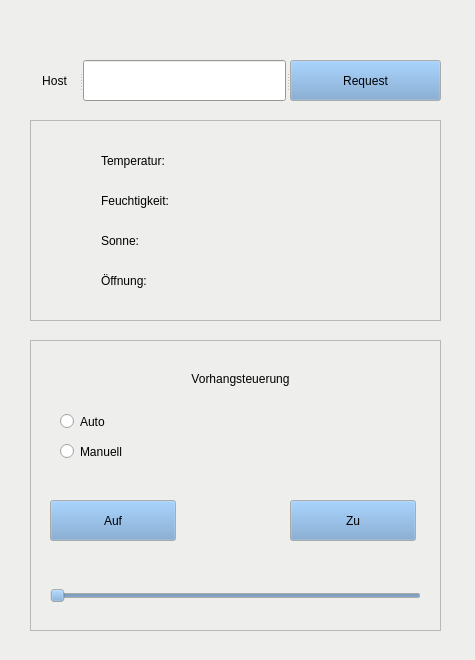
<?xml version="1.0" encoding="UTF-8"?>
<ui version="4.0">
 <class>RemoteCurtain</class>
 <widget class="QMainWindow" name="RemoteCurtain">
  <property name="geometry">
   <rect>
    <x>0</x>
    <y>0</y>
    <width>475</width>
    <height>660</height>
   </rect>
  </property>
  <property name="palette">
   <palette>
    <active>
     <colorrole role="WindowText">
      <brush brushstyle="SolidPattern">
       <color alpha="255">
        <red>0</red>
        <green>0</green>
        <blue>0</blue>
       </color>
      </brush>
     </colorrole>
     <colorrole role="Button">
      <brush brushstyle="SolidPattern">
       <color alpha="255">
        <red>255</red>
        <green>255</green>
        <blue>255</blue>
       </color>
      </brush>
     </colorrole>
     <colorrole role="Light">
      <brush brushstyle="SolidPattern">
       <color alpha="255">
        <red>255</red>
        <green>255</green>
        <blue>255</blue>
       </color>
      </brush>
     </colorrole>
     <colorrole role="Midlight">
      <brush brushstyle="SolidPattern">
       <color alpha="255">
        <red>255</red>
        <green>255</green>
        <blue>255</blue>
       </color>
      </brush>
     </colorrole>
     <colorrole role="Dark">
      <brush brushstyle="SolidPattern">
       <color alpha="255">
        <red>127</red>
        <green>127</green>
        <blue>127</blue>
       </color>
      </brush>
     </colorrole>
     <colorrole role="Mid">
      <brush brushstyle="SolidPattern">
       <color alpha="255">
        <red>170</red>
        <green>170</green>
        <blue>170</blue>
       </color>
      </brush>
     </colorrole>
     <colorrole role="Text">
      <brush brushstyle="SolidPattern">
       <color alpha="255">
        <red>0</red>
        <green>0</green>
        <blue>0</blue>
       </color>
      </brush>
     </colorrole>
     <colorrole role="BrightText">
      <brush brushstyle="SolidPattern">
       <color alpha="255">
        <red>255</red>
        <green>255</green>
        <blue>255</blue>
       </color>
      </brush>
     </colorrole>
     <colorrole role="ButtonText">
      <brush brushstyle="SolidPattern">
       <color alpha="255">
        <red>0</red>
        <green>0</green>
        <blue>0</blue>
       </color>
      </brush>
     </colorrole>
     <colorrole role="Base">
      <brush brushstyle="SolidPattern">
       <color alpha="255">
        <red>255</red>
        <green>255</green>
        <blue>255</blue>
       </color>
      </brush>
     </colorrole>
     <colorrole role="Window">
      <brush brushstyle="SolidPattern">
       <color alpha="255">
        <red>238</red>
        <green>238</green>
        <blue>236</blue>
       </color>
      </brush>
     </colorrole>
     <colorrole role="Shadow">
      <brush brushstyle="SolidPattern">
       <color alpha="255">
        <red>0</red>
        <green>0</green>
        <blue>0</blue>
       </color>
      </brush>
     </colorrole>
     <colorrole role="AlternateBase">
      <brush brushstyle="SolidPattern">
       <color alpha="255">
        <red>255</red>
        <green>255</green>
        <blue>255</blue>
       </color>
      </brush>
     </colorrole>
     <colorrole role="ToolTipBase">
      <brush brushstyle="SolidPattern">
       <color alpha="255">
        <red>255</red>
        <green>255</green>
        <blue>220</blue>
       </color>
      </brush>
     </colorrole>
     <colorrole role="ToolTipText">
      <brush brushstyle="SolidPattern">
       <color alpha="255">
        <red>0</red>
        <green>0</green>
        <blue>0</blue>
       </color>
      </brush>
     </colorrole>
     <colorrole role="PlaceholderText">
      <brush brushstyle="SolidPattern">
       <color alpha="128">
        <red>0</red>
        <green>0</green>
        <blue>0</blue>
       </color>
      </brush>
     </colorrole>
    </active>
    <inactive>
     <colorrole role="WindowText">
      <brush brushstyle="SolidPattern">
       <color alpha="255">
        <red>0</red>
        <green>0</green>
        <blue>0</blue>
       </color>
      </brush>
     </colorrole>
     <colorrole role="Button">
      <brush brushstyle="SolidPattern">
       <color alpha="255">
        <red>255</red>
        <green>255</green>
        <blue>255</blue>
       </color>
      </brush>
     </colorrole>
     <colorrole role="Light">
      <brush brushstyle="SolidPattern">
       <color alpha="255">
        <red>255</red>
        <green>255</green>
        <blue>255</blue>
       </color>
      </brush>
     </colorrole>
     <colorrole role="Midlight">
      <brush brushstyle="SolidPattern">
       <color alpha="255">
        <red>255</red>
        <green>255</green>
        <blue>255</blue>
       </color>
      </brush>
     </colorrole>
     <colorrole role="Dark">
      <brush brushstyle="SolidPattern">
       <color alpha="255">
        <red>127</red>
        <green>127</green>
        <blue>127</blue>
       </color>
      </brush>
     </colorrole>
     <colorrole role="Mid">
      <brush brushstyle="SolidPattern">
       <color alpha="255">
        <red>170</red>
        <green>170</green>
        <blue>170</blue>
       </color>
      </brush>
     </colorrole>
     <colorrole role="Text">
      <brush brushstyle="SolidPattern">
       <color alpha="255">
        <red>0</red>
        <green>0</green>
        <blue>0</blue>
       </color>
      </brush>
     </colorrole>
     <colorrole role="BrightText">
      <brush brushstyle="SolidPattern">
       <color alpha="255">
        <red>255</red>
        <green>255</green>
        <blue>255</blue>
       </color>
      </brush>
     </colorrole>
     <colorrole role="ButtonText">
      <brush brushstyle="SolidPattern">
       <color alpha="255">
        <red>0</red>
        <green>0</green>
        <blue>0</blue>
       </color>
      </brush>
     </colorrole>
     <colorrole role="Base">
      <brush brushstyle="SolidPattern">
       <color alpha="255">
        <red>255</red>
        <green>255</green>
        <blue>255</blue>
       </color>
      </brush>
     </colorrole>
     <colorrole role="Window">
      <brush brushstyle="SolidPattern">
       <color alpha="255">
        <red>238</red>
        <green>238</green>
        <blue>236</blue>
       </color>
      </brush>
     </colorrole>
     <colorrole role="Shadow">
      <brush brushstyle="SolidPattern">
       <color alpha="255">
        <red>0</red>
        <green>0</green>
        <blue>0</blue>
       </color>
      </brush>
     </colorrole>
     <colorrole role="AlternateBase">
      <brush brushstyle="SolidPattern">
       <color alpha="255">
        <red>255</red>
        <green>255</green>
        <blue>255</blue>
       </color>
      </brush>
     </colorrole>
     <colorrole role="ToolTipBase">
      <brush brushstyle="SolidPattern">
       <color alpha="255">
        <red>255</red>
        <green>255</green>
        <blue>220</blue>
       </color>
      </brush>
     </colorrole>
     <colorrole role="ToolTipText">
      <brush brushstyle="SolidPattern">
       <color alpha="255">
        <red>0</red>
        <green>0</green>
        <blue>0</blue>
       </color>
      </brush>
     </colorrole>
     <colorrole role="PlaceholderText">
      <brush brushstyle="SolidPattern">
       <color alpha="128">
        <red>0</red>
        <green>0</green>
        <blue>0</blue>
       </color>
      </brush>
     </colorrole>
    </inactive>
    <disabled>
     <colorrole role="WindowText">
      <brush brushstyle="SolidPattern">
       <color alpha="255">
        <red>127</red>
        <green>127</green>
        <blue>127</blue>
       </color>
      </brush>
     </colorrole>
     <colorrole role="Button">
      <brush brushstyle="SolidPattern">
       <color alpha="255">
        <red>255</red>
        <green>255</green>
        <blue>255</blue>
       </color>
      </brush>
     </colorrole>
     <colorrole role="Light">
      <brush brushstyle="SolidPattern">
       <color alpha="255">
        <red>255</red>
        <green>255</green>
        <blue>255</blue>
       </color>
      </brush>
     </colorrole>
     <colorrole role="Midlight">
      <brush brushstyle="SolidPattern">
       <color alpha="255">
        <red>255</red>
        <green>255</green>
        <blue>255</blue>
       </color>
      </brush>
     </colorrole>
     <colorrole role="Dark">
      <brush brushstyle="SolidPattern">
       <color alpha="255">
        <red>127</red>
        <green>127</green>
        <blue>127</blue>
       </color>
      </brush>
     </colorrole>
     <colorrole role="Mid">
      <brush brushstyle="SolidPattern">
       <color alpha="255">
        <red>170</red>
        <green>170</green>
        <blue>170</blue>
       </color>
      </brush>
     </colorrole>
     <colorrole role="Text">
      <brush brushstyle="SolidPattern">
       <color alpha="255">
        <red>127</red>
        <green>127</green>
        <blue>127</blue>
       </color>
      </brush>
     </colorrole>
     <colorrole role="BrightText">
      <brush brushstyle="SolidPattern">
       <color alpha="255">
        <red>255</red>
        <green>255</green>
        <blue>255</blue>
       </color>
      </brush>
     </colorrole>
     <colorrole role="ButtonText">
      <brush brushstyle="SolidPattern">
       <color alpha="255">
        <red>127</red>
        <green>127</green>
        <blue>127</blue>
       </color>
      </brush>
     </colorrole>
     <colorrole role="Base">
      <brush brushstyle="SolidPattern">
       <color alpha="255">
        <red>238</red>
        <green>238</green>
        <blue>236</blue>
       </color>
      </brush>
     </colorrole>
     <colorrole role="Window">
      <brush brushstyle="SolidPattern">
       <color alpha="255">
        <red>238</red>
        <green>238</green>
        <blue>236</blue>
       </color>
      </brush>
     </colorrole>
     <colorrole role="Shadow">
      <brush brushstyle="SolidPattern">
       <color alpha="255">
        <red>0</red>
        <green>0</green>
        <blue>0</blue>
       </color>
      </brush>
     </colorrole>
     <colorrole role="AlternateBase">
      <brush brushstyle="SolidPattern">
       <color alpha="255">
        <red>255</red>
        <green>255</green>
        <blue>255</blue>
       </color>
      </brush>
     </colorrole>
     <colorrole role="ToolTipBase">
      <brush brushstyle="SolidPattern">
       <color alpha="255">
        <red>255</red>
        <green>255</green>
        <blue>220</blue>
       </color>
      </brush>
     </colorrole>
     <colorrole role="ToolTipText">
      <brush brushstyle="SolidPattern">
       <color alpha="255">
        <red>0</red>
        <green>0</green>
        <blue>0</blue>
       </color>
      </brush>
     </colorrole>
     <colorrole role="PlaceholderText">
      <brush brushstyle="SolidPattern">
       <color alpha="128">
        <red>0</red>
        <green>0</green>
        <blue>0</blue>
       </color>
      </brush>
     </colorrole>
    </disabled>
   </palette>
  </property>
  <property name="windowTitle">
   <string>RemoteCurtain</string>
  </property>
  <widget class="QWidget" name="centralWidget">
   <widget class="QFrame" name="frame">
    <property name="geometry">
     <rect>
      <x>30</x>
      <y>120</y>
      <width>411</width>
      <height>201</height>
     </rect>
    </property>
    <property name="frameShape">
     <enum>QFrame::StyledPanel</enum>
    </property>
    <property name="frameShadow">
     <enum>QFrame::Raised</enum>
    </property>
    <widget class="QWidget" name="horizontalLayoutWidget">
     <property name="geometry">
      <rect>
       <x>60</x>
       <y>20</y>
       <width>291</width>
       <height>41</height>
      </rect>
     </property>
     <layout class="QHBoxLayout" name="horizontalLayout_2">
      <item>
       <widget class="QLabel" name="temp_label">
        <property name="text">
         <string>Temperatur:</string>
        </property>
       </widget>
      </item>
      <item>
       <spacer name="horizontalSpacer">
        <property name="orientation">
         <enum>Qt::Horizontal</enum>
        </property>
        <property name="sizeHint" stdset="0">
         <size>
          <width>40</width>
          <height>20</height>
         </size>
        </property>
       </spacer>
      </item>
      <item>
       <widget class="QLabel" name="temp_display">
        <property name="frameShape">
         <enum>QFrame::NoFrame</enum>
        </property>
        <property name="text">
         <string>&lt;html&gt;&lt;head/&gt;&lt;body&gt;&lt;p align=&quot;center&quot;&gt;&lt;br/&gt;&lt;/p&gt;&lt;/body&gt;&lt;/html&gt;</string>
        </property>
       </widget>
      </item>
     </layout>
    </widget>
    <widget class="QWidget" name="horizontalLayoutWidget_2">
     <property name="geometry">
      <rect>
       <x>60</x>
       <y>60</y>
       <width>291</width>
       <height>41</height>
      </rect>
     </property>
     <layout class="QHBoxLayout" name="horizontalLayout_3">
      <item>
       <widget class="QLabel" name="feucht_label">
        <property name="text">
         <string>Feuchtigkeit:</string>
        </property>
       </widget>
      </item>
      <item>
       <spacer name="horizontalSpacer_2">
        <property name="orientation">
         <enum>Qt::Horizontal</enum>
        </property>
        <property name="sizeHint" stdset="0">
         <size>
          <width>40</width>
          <height>20</height>
         </size>
        </property>
       </spacer>
      </item>
      <item>
       <widget class="QLabel" name="feucht_display">
        <property name="frameShape">
         <enum>QFrame::NoFrame</enum>
        </property>
        <property name="text">
         <string>&lt;html&gt;&lt;head/&gt;&lt;body&gt;&lt;p align=&quot;center&quot;&gt;&lt;br/&gt;&lt;/p&gt;&lt;/body&gt;&lt;/html&gt;</string>
        </property>
       </widget>
      </item>
     </layout>
    </widget>
    <widget class="QWidget" name="horizontalLayoutWidget_3">
     <property name="geometry">
      <rect>
       <x>60</x>
       <y>100</y>
       <width>291</width>
       <height>41</height>
      </rect>
     </property>
     <layout class="QHBoxLayout" name="horizontalLayout_4">
      <item>
       <widget class="QLabel" name="sonne_label">
        <property name="text">
         <string>Sonne:</string>
        </property>
       </widget>
      </item>
      <item>
       <spacer name="horizontalSpacer_3">
        <property name="orientation">
         <enum>Qt::Horizontal</enum>
        </property>
        <property name="sizeHint" stdset="0">
         <size>
          <width>40</width>
          <height>20</height>
         </size>
        </property>
       </spacer>
      </item>
      <item>
       <widget class="QLabel" name="sonne_display">
        <property name="frameShape">
         <enum>QFrame::NoFrame</enum>
        </property>
        <property name="text">
         <string>&lt;html&gt;&lt;head/&gt;&lt;body&gt;&lt;p align=&quot;center&quot;&gt;&lt;br/&gt;&lt;/p&gt;&lt;/body&gt;&lt;/html&gt;</string>
        </property>
       </widget>
      </item>
     </layout>
    </widget>
    <widget class="QWidget" name="horizontalLayoutWidget_4">
     <property name="geometry">
      <rect>
       <x>60</x>
       <y>140</y>
       <width>291</width>
       <height>41</height>
      </rect>
     </property>
     <layout class="QHBoxLayout" name="horizontalLayout_7">
      <item>
       <widget class="QLabel" name="oeffnung_label">
        <property name="text">
         <string>Öffnung:</string>
        </property>
       </widget>
      </item>
      <item>
       <spacer name="horizontalSpacer_6">
        <property name="orientation">
         <enum>Qt::Horizontal</enum>
        </property>
        <property name="sizeHint" stdset="0">
         <size>
          <width>40</width>
          <height>20</height>
         </size>
        </property>
       </spacer>
      </item>
      <item>
       <widget class="QLabel" name="oeffnung_display">
        <property name="frameShape">
         <enum>QFrame::NoFrame</enum>
        </property>
        <property name="text">
         <string>&lt;html&gt;&lt;head/&gt;&lt;body&gt;&lt;p align=&quot;center&quot;&gt;&lt;br/&gt;&lt;/p&gt;&lt;/body&gt;&lt;/html&gt;</string>
        </property>
       </widget>
      </item>
     </layout>
    </widget>
   </widget>
   <widget class="QSplitter" name="splitter">
    <property name="geometry">
     <rect>
      <x>30</x>
      <y>60</y>
      <width>411</width>
      <height>41</height>
     </rect>
    </property>
    <property name="orientation">
     <enum>Qt::Horizontal</enum>
    </property>
    <widget class="QLabel" name="host_label">
     <property name="text">
      <string>Host</string>
     </property>
     <property name="alignment">
      <set>Qt::AlignCenter</set>
     </property>
    </widget>
    <widget class="QLineEdit" name="url_edit">
     <property name="palette">
      <palette>
       <active>
        <colorrole role="WindowText">
         <brush brushstyle="SolidPattern">
          <color alpha="255">
           <red>0</red>
           <green>0</green>
           <blue>0</blue>
          </color>
         </brush>
        </colorrole>
        <colorrole role="Button">
         <brush brushstyle="SolidPattern">
          <color alpha="255">
           <red>211</red>
           <green>215</green>
           <blue>207</blue>
          </color>
         </brush>
        </colorrole>
        <colorrole role="Light">
         <brush brushstyle="SolidPattern">
          <color alpha="255">
           <red>255</red>
           <green>255</green>
           <blue>255</blue>
          </color>
         </brush>
        </colorrole>
        <colorrole role="Midlight">
         <brush brushstyle="SolidPattern">
          <color alpha="255">
           <red>233</red>
           <green>235</green>
           <blue>231</blue>
          </color>
         </brush>
        </colorrole>
        <colorrole role="Dark">
         <brush brushstyle="SolidPattern">
          <color alpha="255">
           <red>105</red>
           <green>107</green>
           <blue>103</blue>
          </color>
         </brush>
        </colorrole>
        <colorrole role="Mid">
         <brush brushstyle="SolidPattern">
          <color alpha="255">
           <red>141</red>
           <green>143</green>
           <blue>138</blue>
          </color>
         </brush>
        </colorrole>
        <colorrole role="Text">
         <brush brushstyle="SolidPattern">
          <color alpha="255">
           <red>0</red>
           <green>0</green>
           <blue>0</blue>
          </color>
         </brush>
        </colorrole>
        <colorrole role="BrightText">
         <brush brushstyle="SolidPattern">
          <color alpha="255">
           <red>255</red>
           <green>255</green>
           <blue>255</blue>
          </color>
         </brush>
        </colorrole>
        <colorrole role="ButtonText">
         <brush brushstyle="SolidPattern">
          <color alpha="255">
           <red>0</red>
           <green>0</green>
           <blue>0</blue>
          </color>
         </brush>
        </colorrole>
        <colorrole role="Base">
         <brush brushstyle="SolidPattern">
          <color alpha="255">
           <red>255</red>
           <green>255</green>
           <blue>255</blue>
          </color>
         </brush>
        </colorrole>
        <colorrole role="Window">
         <brush brushstyle="SolidPattern">
          <color alpha="255">
           <red>211</red>
           <green>215</green>
           <blue>207</blue>
          </color>
         </brush>
        </colorrole>
        <colorrole role="Shadow">
         <brush brushstyle="SolidPattern">
          <color alpha="255">
           <red>0</red>
           <green>0</green>
           <blue>0</blue>
          </color>
         </brush>
        </colorrole>
        <colorrole role="AlternateBase">
         <brush brushstyle="SolidPattern">
          <color alpha="255">
           <red>233</red>
           <green>235</green>
           <blue>231</blue>
          </color>
         </brush>
        </colorrole>
        <colorrole role="ToolTipBase">
         <brush brushstyle="SolidPattern">
          <color alpha="255">
           <red>255</red>
           <green>255</green>
           <blue>220</blue>
          </color>
         </brush>
        </colorrole>
        <colorrole role="ToolTipText">
         <brush brushstyle="SolidPattern">
          <color alpha="255">
           <red>0</red>
           <green>0</green>
           <blue>0</blue>
          </color>
         </brush>
        </colorrole>
        <colorrole role="PlaceholderText">
         <brush brushstyle="SolidPattern">
          <color alpha="128">
           <red>0</red>
           <green>0</green>
           <blue>0</blue>
          </color>
         </brush>
        </colorrole>
       </active>
       <inactive>
        <colorrole role="WindowText">
         <brush brushstyle="SolidPattern">
          <color alpha="255">
           <red>0</red>
           <green>0</green>
           <blue>0</blue>
          </color>
         </brush>
        </colorrole>
        <colorrole role="Button">
         <brush brushstyle="SolidPattern">
          <color alpha="255">
           <red>211</red>
           <green>215</green>
           <blue>207</blue>
          </color>
         </brush>
        </colorrole>
        <colorrole role="Light">
         <brush brushstyle="SolidPattern">
          <color alpha="255">
           <red>255</red>
           <green>255</green>
           <blue>255</blue>
          </color>
         </brush>
        </colorrole>
        <colorrole role="Midlight">
         <brush brushstyle="SolidPattern">
          <color alpha="255">
           <red>233</red>
           <green>235</green>
           <blue>231</blue>
          </color>
         </brush>
        </colorrole>
        <colorrole role="Dark">
         <brush brushstyle="SolidPattern">
          <color alpha="255">
           <red>105</red>
           <green>107</green>
           <blue>103</blue>
          </color>
         </brush>
        </colorrole>
        <colorrole role="Mid">
         <brush brushstyle="SolidPattern">
          <color alpha="255">
           <red>141</red>
           <green>143</green>
           <blue>138</blue>
          </color>
         </brush>
        </colorrole>
        <colorrole role="Text">
         <brush brushstyle="SolidPattern">
          <color alpha="255">
           <red>0</red>
           <green>0</green>
           <blue>0</blue>
          </color>
         </brush>
        </colorrole>
        <colorrole role="BrightText">
         <brush brushstyle="SolidPattern">
          <color alpha="255">
           <red>255</red>
           <green>255</green>
           <blue>255</blue>
          </color>
         </brush>
        </colorrole>
        <colorrole role="ButtonText">
         <brush brushstyle="SolidPattern">
          <color alpha="255">
           <red>0</red>
           <green>0</green>
           <blue>0</blue>
          </color>
         </brush>
        </colorrole>
        <colorrole role="Base">
         <brush brushstyle="SolidPattern">
          <color alpha="255">
           <red>255</red>
           <green>255</green>
           <blue>255</blue>
          </color>
         </brush>
        </colorrole>
        <colorrole role="Window">
         <brush brushstyle="SolidPattern">
          <color alpha="255">
           <red>211</red>
           <green>215</green>
           <blue>207</blue>
          </color>
         </brush>
        </colorrole>
        <colorrole role="Shadow">
         <brush brushstyle="SolidPattern">
          <color alpha="255">
           <red>0</red>
           <green>0</green>
           <blue>0</blue>
          </color>
         </brush>
        </colorrole>
        <colorrole role="AlternateBase">
         <brush brushstyle="SolidPattern">
          <color alpha="255">
           <red>233</red>
           <green>235</green>
           <blue>231</blue>
          </color>
         </brush>
        </colorrole>
        <colorrole role="ToolTipBase">
         <brush brushstyle="SolidPattern">
          <color alpha="255">
           <red>255</red>
           <green>255</green>
           <blue>220</blue>
          </color>
         </brush>
        </colorrole>
        <colorrole role="ToolTipText">
         <brush brushstyle="SolidPattern">
          <color alpha="255">
           <red>0</red>
           <green>0</green>
           <blue>0</blue>
          </color>
         </brush>
        </colorrole>
        <colorrole role="PlaceholderText">
         <brush brushstyle="SolidPattern">
          <color alpha="128">
           <red>0</red>
           <green>0</green>
           <blue>0</blue>
          </color>
         </brush>
        </colorrole>
       </inactive>
       <disabled>
        <colorrole role="WindowText">
         <brush brushstyle="SolidPattern">
          <color alpha="255">
           <red>105</red>
           <green>107</green>
           <blue>103</blue>
          </color>
         </brush>
        </colorrole>
        <colorrole role="Button">
         <brush brushstyle="SolidPattern">
          <color alpha="255">
           <red>211</red>
           <green>215</green>
           <blue>207</blue>
          </color>
         </brush>
        </colorrole>
        <colorrole role="Light">
         <brush brushstyle="SolidPattern">
          <color alpha="255">
           <red>255</red>
           <green>255</green>
           <blue>255</blue>
          </color>
         </brush>
        </colorrole>
        <colorrole role="Midlight">
         <brush brushstyle="SolidPattern">
          <color alpha="255">
           <red>233</red>
           <green>235</green>
           <blue>231</blue>
          </color>
         </brush>
        </colorrole>
        <colorrole role="Dark">
         <brush brushstyle="SolidPattern">
          <color alpha="255">
           <red>105</red>
           <green>107</green>
           <blue>103</blue>
          </color>
         </brush>
        </colorrole>
        <colorrole role="Mid">
         <brush brushstyle="SolidPattern">
          <color alpha="255">
           <red>141</red>
           <green>143</green>
           <blue>138</blue>
          </color>
         </brush>
        </colorrole>
        <colorrole role="Text">
         <brush brushstyle="SolidPattern">
          <color alpha="255">
           <red>105</red>
           <green>107</green>
           <blue>103</blue>
          </color>
         </brush>
        </colorrole>
        <colorrole role="BrightText">
         <brush brushstyle="SolidPattern">
          <color alpha="255">
           <red>255</red>
           <green>255</green>
           <blue>255</blue>
          </color>
         </brush>
        </colorrole>
        <colorrole role="ButtonText">
         <brush brushstyle="SolidPattern">
          <color alpha="255">
           <red>105</red>
           <green>107</green>
           <blue>103</blue>
          </color>
         </brush>
        </colorrole>
        <colorrole role="Base">
         <brush brushstyle="SolidPattern">
          <color alpha="255">
           <red>211</red>
           <green>215</green>
           <blue>207</blue>
          </color>
         </brush>
        </colorrole>
        <colorrole role="Window">
         <brush brushstyle="SolidPattern">
          <color alpha="255">
           <red>211</red>
           <green>215</green>
           <blue>207</blue>
          </color>
         </brush>
        </colorrole>
        <colorrole role="Shadow">
         <brush brushstyle="SolidPattern">
          <color alpha="255">
           <red>0</red>
           <green>0</green>
           <blue>0</blue>
          </color>
         </brush>
        </colorrole>
        <colorrole role="AlternateBase">
         <brush brushstyle="SolidPattern">
          <color alpha="255">
           <red>211</red>
           <green>215</green>
           <blue>207</blue>
          </color>
         </brush>
        </colorrole>
        <colorrole role="ToolTipBase">
         <brush brushstyle="SolidPattern">
          <color alpha="255">
           <red>255</red>
           <green>255</green>
           <blue>220</blue>
          </color>
         </brush>
        </colorrole>
        <colorrole role="ToolTipText">
         <brush brushstyle="SolidPattern">
          <color alpha="255">
           <red>0</red>
           <green>0</green>
           <blue>0</blue>
          </color>
         </brush>
        </colorrole>
        <colorrole role="PlaceholderText">
         <brush brushstyle="SolidPattern">
          <color alpha="128">
           <red>0</red>
           <green>0</green>
           <blue>0</blue>
          </color>
         </brush>
        </colorrole>
       </disabled>
      </palette>
     </property>
    </widget>
    <widget class="QPushButton" name="request_button">
     <property name="palette">
      <palette>
       <active>
        <colorrole role="Button">
         <brush brushstyle="SolidPattern">
          <color alpha="255">
           <red>114</red>
           <green>159</green>
           <blue>207</blue>
          </color>
         </brush>
        </colorrole>
       </active>
       <inactive>
        <colorrole role="Button">
         <brush brushstyle="SolidPattern">
          <color alpha="255">
           <red>114</red>
           <green>159</green>
           <blue>207</blue>
          </color>
         </brush>
        </colorrole>
       </inactive>
       <disabled>
        <colorrole role="Button">
         <brush brushstyle="SolidPattern">
          <color alpha="255">
           <red>114</red>
           <green>159</green>
           <blue>207</blue>
          </color>
         </brush>
        </colorrole>
       </disabled>
      </palette>
     </property>
     <property name="text">
      <string>Request</string>
     </property>
    </widget>
   </widget>
   <widget class="QFrame" name="frame_2">
    <property name="geometry">
     <rect>
      <x>30</x>
      <y>340</y>
      <width>411</width>
      <height>291</height>
     </rect>
    </property>
    <property name="frameShape">
     <enum>QFrame::StyledPanel</enum>
    </property>
    <property name="frameShadow">
     <enum>QFrame::Raised</enum>
    </property>
    <widget class="QSlider" name="horizontalSlider">
     <property name="geometry">
      <rect>
       <x>20</x>
       <y>170</y>
       <width>371</width>
       <height>171</height>
      </rect>
     </property>
     <property name="palette">
      <palette>
       <active>
        <colorrole role="Button">
         <brush brushstyle="SolidPattern">
          <color alpha="255">
           <red>114</red>
           <green>159</green>
           <blue>207</blue>
          </color>
         </brush>
        </colorrole>
       </active>
       <inactive>
        <colorrole role="Button">
         <brush brushstyle="SolidPattern">
          <color alpha="255">
           <red>114</red>
           <green>159</green>
           <blue>207</blue>
          </color>
         </brush>
        </colorrole>
       </inactive>
       <disabled>
        <colorrole role="Button">
         <brush brushstyle="SolidPattern">
          <color alpha="255">
           <red>114</red>
           <green>159</green>
           <blue>207</blue>
          </color>
         </brush>
        </colorrole>
       </disabled>
      </palette>
     </property>
     <property name="cursor">
      <cursorShape>ArrowCursor</cursorShape>
     </property>
     <property name="autoFillBackground">
      <bool>false</bool>
     </property>
     <property name="orientation">
      <enum>Qt::Horizontal</enum>
     </property>
    </widget>
    <widget class="QRadioButton" name="manuell_button">
     <property name="geometry">
      <rect>
       <x>30</x>
       <y>100</y>
       <width>112</width>
       <height>23</height>
      </rect>
     </property>
     <property name="text">
      <string>Manuell</string>
     </property>
    </widget>
    <widget class="QRadioButton" name="auto_button">
     <property name="geometry">
      <rect>
       <x>30</x>
       <y>70</y>
       <width>112</width>
       <height>23</height>
      </rect>
     </property>
     <property name="text">
      <string>Auto</string>
     </property>
    </widget>
    <widget class="QLabel" name="sonne_label_2">
     <property name="geometry">
      <rect>
       <x>100</x>
       <y>20</y>
       <width>221</width>
       <height>39</height>
      </rect>
     </property>
     <property name="text">
      <string>&lt;html&gt;&lt;head/&gt;&lt;body&gt;&lt;p align=&quot;center&quot;&gt;Vorhangsteuerung&lt;/p&gt;&lt;/body&gt;&lt;/html&gt;</string>
     </property>
    </widget>
    <widget class="QPushButton" name="request_button_3">
     <property name="geometry">
      <rect>
       <x>20</x>
       <y>160</y>
       <width>126</width>
       <height>41</height>
      </rect>
     </property>
     <property name="palette">
      <palette>
       <active>
        <colorrole role="Button">
         <brush brushstyle="SolidPattern">
          <color alpha="255">
           <red>114</red>
           <green>159</green>
           <blue>207</blue>
          </color>
         </brush>
        </colorrole>
       </active>
       <inactive>
        <colorrole role="Button">
         <brush brushstyle="SolidPattern">
          <color alpha="255">
           <red>114</red>
           <green>159</green>
           <blue>207</blue>
          </color>
         </brush>
        </colorrole>
       </inactive>
       <disabled>
        <colorrole role="Button">
         <brush brushstyle="SolidPattern">
          <color alpha="255">
           <red>114</red>
           <green>159</green>
           <blue>207</blue>
          </color>
         </brush>
        </colorrole>
       </disabled>
      </palette>
     </property>
     <property name="text">
      <string>Auf</string>
     </property>
    </widget>
    <widget class="QPushButton" name="request_button_4">
     <property name="geometry">
      <rect>
       <x>260</x>
       <y>160</y>
       <width>126</width>
       <height>41</height>
      </rect>
     </property>
     <property name="palette">
      <palette>
       <active>
        <colorrole role="Button">
         <brush brushstyle="SolidPattern">
          <color alpha="255">
           <red>114</red>
           <green>159</green>
           <blue>207</blue>
          </color>
         </brush>
        </colorrole>
       </active>
       <inactive>
        <colorrole role="Button">
         <brush brushstyle="SolidPattern">
          <color alpha="255">
           <red>114</red>
           <green>159</green>
           <blue>207</blue>
          </color>
         </brush>
        </colorrole>
       </inactive>
       <disabled>
        <colorrole role="Button">
         <brush brushstyle="SolidPattern">
          <color alpha="255">
           <red>114</red>
           <green>159</green>
           <blue>207</blue>
          </color>
         </brush>
        </colorrole>
       </disabled>
      </palette>
     </property>
     <property name="text">
      <string>Zu</string>
     </property>
    </widget>
   </widget>
  </widget>
 </widget>
 <layoutdefault spacing="6" margin="11"/>
 <resources/>
 <connections/>
</ui>
